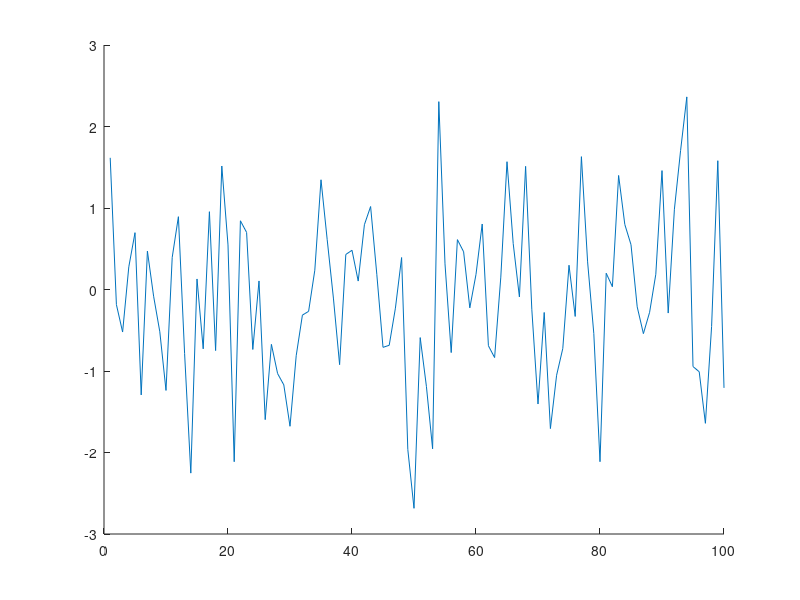

The MATLAB source for this figure: (Note: this script raises an error after producing the figure.)
%Image Processing -- Nathan DWEK (ULB)
x = random('norm', 0, 1, 100, 1);
t = 1:100;
h = [1/3;1/3;1/3];
figure;hold all;
plot(t,x);
plot(t,oddFilter(h,x),t,conv(x,h,'same'));
legend('original','filtered','filtered using matlab builtin')
